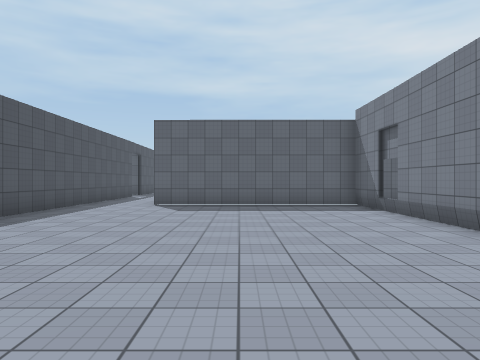
[1] (above)

18 first-person views from a walk through a Unity game level. The camera is 1.5 m above the floor, looks level and sees 70° across. The floor is counted in squares, 2 m on a side. Each view is taken from the middle of a square. On the plan, view 1 faces up. The plan holds only what a view shows up to about 11 squares ahead; the rest is blank. Surface patterns are stand-ins for the level's own textures.

[2]
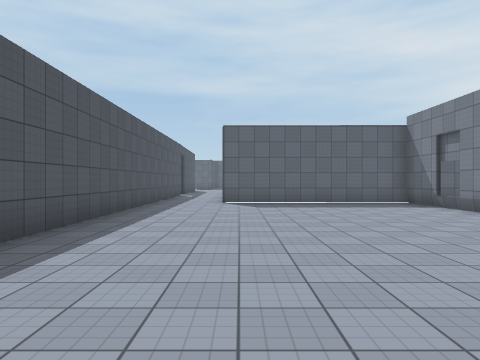

[3]
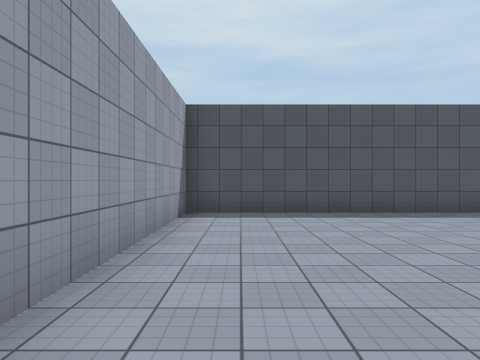

[4]
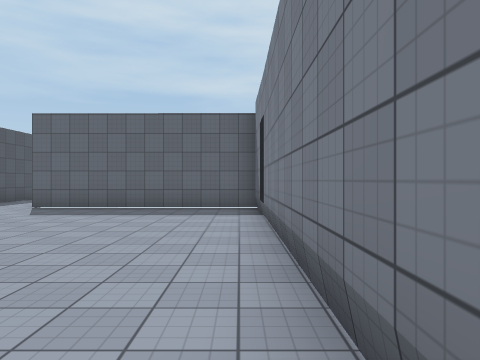

[5]
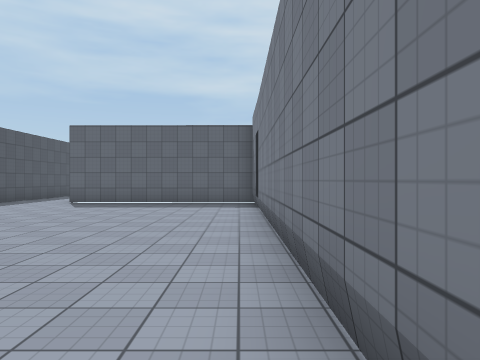

[6]
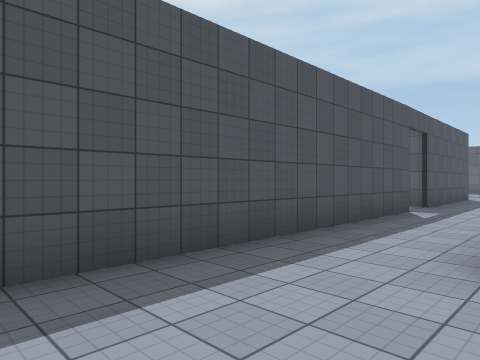

[7]
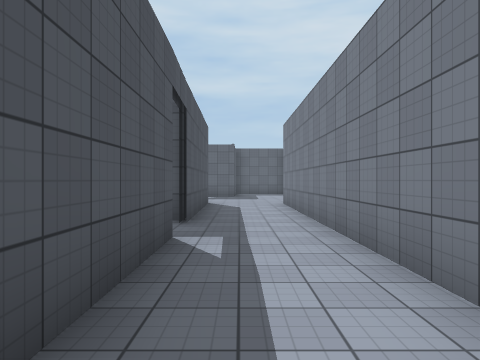

[8]
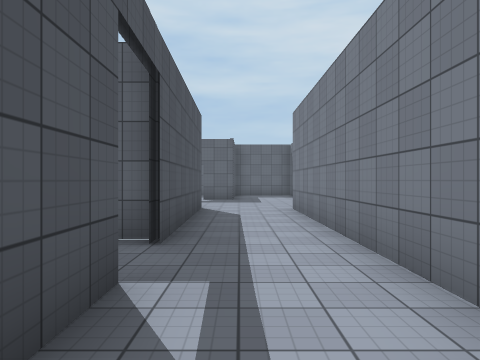

[9]
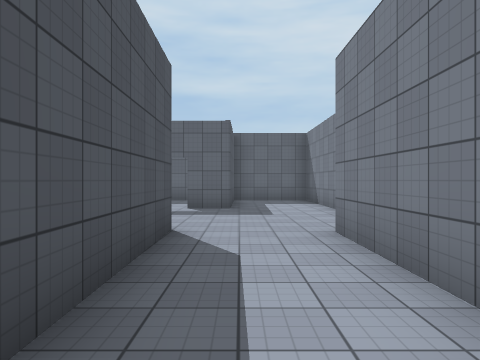

[10]
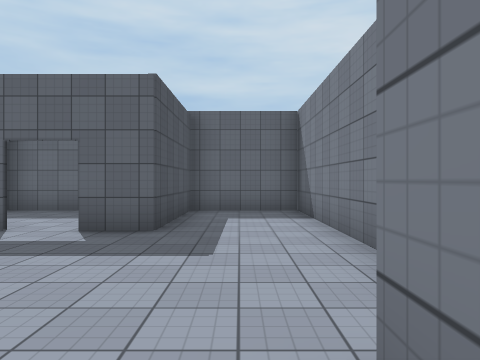

[11]
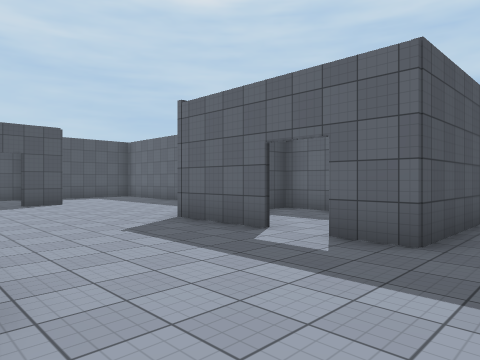

[12]
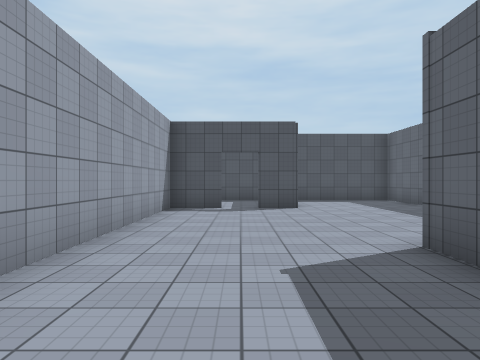

[13]
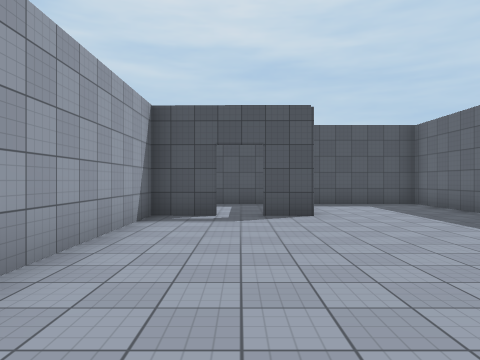

[14]
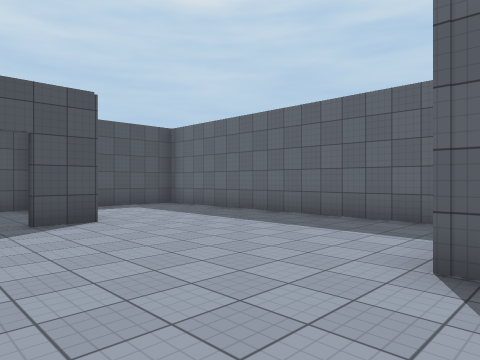

[15]
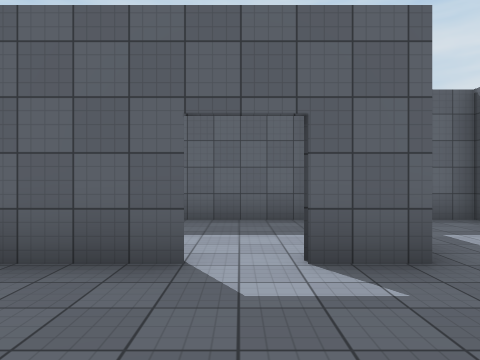

[16]
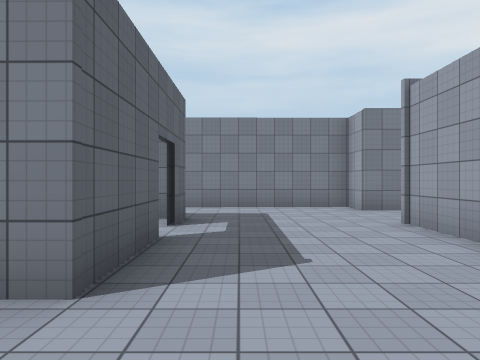

[17]
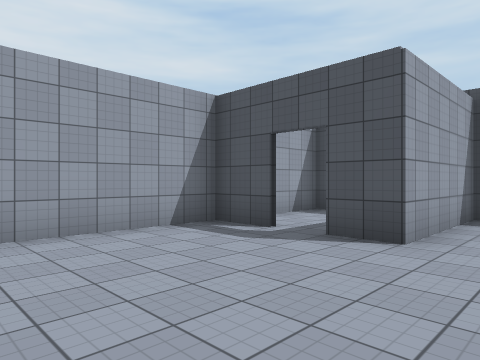

[18]
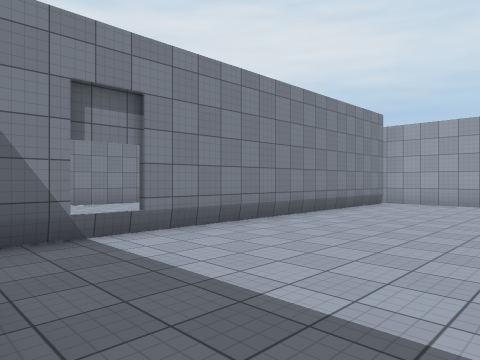

### Floor plan
Ten units are one square. View 1 is at (0, 0); x grows to the right and y downward. Boxes are objects, and circles mark ways between rooms. Rooms are numbered by the first view taken in them; rooms with no view inside come last. Other rooms are left out.
<svg viewBox="-182 -300 234 317">
<path fill="none" stroke="#000" d="M-26 -130 -26 -221 -15 -221 -15 -236M47 -101 -26 -101M35 9 34 -101M-49 -156 -48 12 34 12M-50 -173 -56 -173M-51 -174 -51 -169M-49 -221 -49 -170M-98 -295 -177 -295 -177 -256 -142 -256 -142 -245M-64 -261 -89 -261 -88 -266M-142 -236 -142 -221 -49 -221M-15 -236 -16 -295 -42 -295 -43 -261 -55 -261M-48 -295 -87 -295 -87 -287M-177 -254 -176 -221 -160 -221"/>
<circle cx="-30" cy="-227" r="3" fill="#2a7"/>
<circle cx="-60" cy="-260" r="3" fill="#2a7"/>
<circle cx="-150" cy="-240" r="3" fill="#2a7"/>
<text x="-10" y="-70">1</text>
<text x="-100" y="-260">2</text>
<text x="-70" y="-280">3</text>
<text x="-160" y="-240">4</text>
</svg>
Room 1 opens to room 2. Room 2 opens to room 3. Room 2 opens to room 4.

Where each view was taken, in squares from view 1:
view 1: 0 up, 0 right, facing up
view 2: 1 down, 2 left, facing up
view 3: 0 up, 3 right, facing left
view 4: 1 up, 3 right, facing up
view 5: 1 down, 3 right, facing up
view 6: 7 up, 2 left, facing up-left
view 7: 11 up, 4 left, facing up
view 8: 13 up, 4 left, facing up
view 9: 17 up, 4 left, facing up
view 10: 21 up, 3 left, facing up
view 11: 22 up, 3 left, facing up-left
view 12: 24 up, 5 left, facing left
view 13: 24 up, 7 left, facing left
view 14: 23 up, 8 left, facing up-left
view 15: 23 up, 6 left, facing up
view 16: 25 up, 11 left, facing right
view 17: 27 up, 10 left, facing down-left
view 18: 10 up, 1 left, facing down-right
